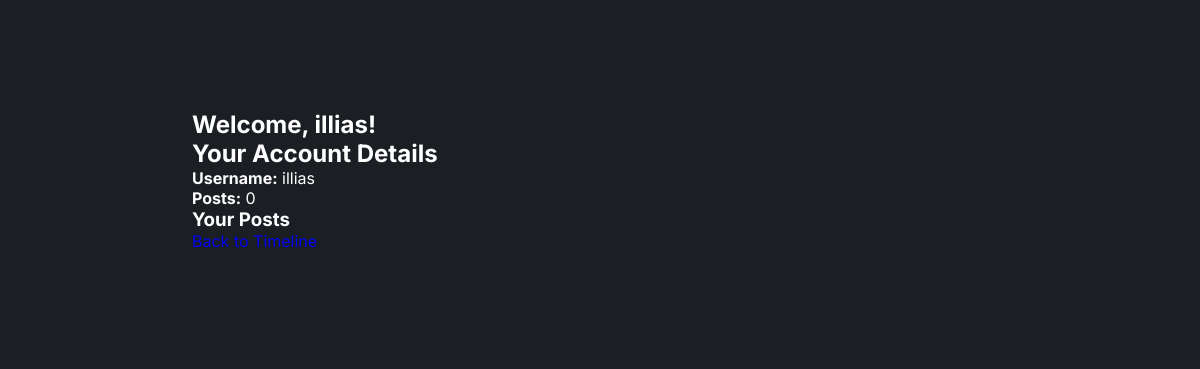
Page /account (signed in) on the earlier database version.
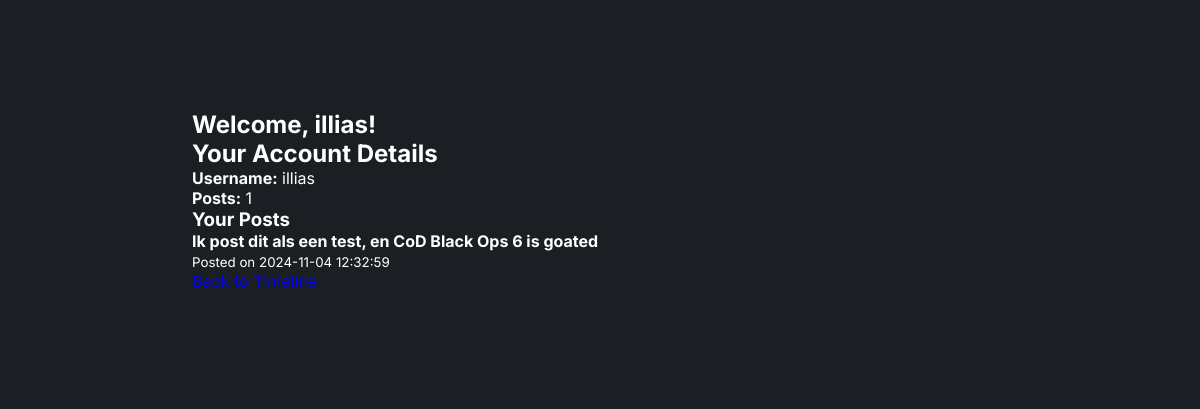
Same page on the later database version.
### app/models.py (models this page shows, shortened)
class Post(db.Model):
    id = db.Column(db.Integer, primary_key=True)
    username = db.Column(db.String(50), nullable=False)
    content = db.Column(db.String(280), nullable=False)
    timestamp = db.Column(db.DateTime, default=datetime.utcnow)
    like_count = db.Column(db.Integer, default=0)
    topics = db.Column(db.String(200))
    comments = db.relationship('Comment', backref='post', cascade="all, delete-orphan")

### app/routes.py (the view)
@main.route('/account')
@login_required  # Ensure only logged-in users can access this route
def view_account():
    user = current_user  # Get the currently logged-in user
    user_posts = Post.query.filter_by(username=user.username).all()  # Fetch user's posts
    return render_template('account.html', user=user, posts=user_posts)

### app/__init__.py (called while the page is built)
def create_app():
    app = Flask(__name__)
    app.config['SECRET_KEY'] = 'your_secret_key'
    app.config['SQLALCHEMY_DATABASE_URI'] = 'sqlite:///site.db'
    db.init_app(app)
    migrate.init_app(app, db)
    bcrypt.init_app(app)
    login_manager.init_app(app)
    login_manager.login_view = 'main.login'
    login_manager.login_message_category = 'info'
    from .routes import main
    app.register_blueprint(main)
    from .models import User
    @login_manager.user_loader
    def load_user(user_id):
        return User.query.get(int(user_id))
    return app

### app/templates/account.html (shortened to what this page needs)
<!DOCTYPE html>
<html lang="en">
  <head>
    <link rel="stylesheet" href="{{ url_for('static', filename='stylesheet.css') }}" />
    <link href="https://cdn.jsdelivr.net/npm/remixicon@4.3.0/fonts/remixicon.css" rel="stylesheet" />
  </head>
  <body>
    <section class="account-details">
      <h1>Welcome, {{ user.username }}!</h1>
      <h2>Your Account Details</h2>
      <ul>
        <li><strong>Username:</strong> {{ user.username }}</li>
        <li><strong>Posts:</strong> {{ posts|length }}</li>
      </ul>
      <h3>Your Posts</h3>
      <ul>
        {% for post in posts %}
        <li>
          <p><strong>{{ post.content }}</strong></p>
          <small>Posted on {{ post.timestamp.strftime('%Y-%m-%d %H:%M:%S') }}</small>
        </li>
        {% endfor %}
      </ul>
      <a href="{{ url_for('main.home') }}">Back to Timeline</a>
    </section>
  </body>
</html>

Differences in the rows shown:
added Post: content "Ik post dit als een test, en CoD Black Ops 6 is goated", timestamp "2024-11-04 12:32:59"
Other differences:
{{ posts|length }}: "0" → "1"
